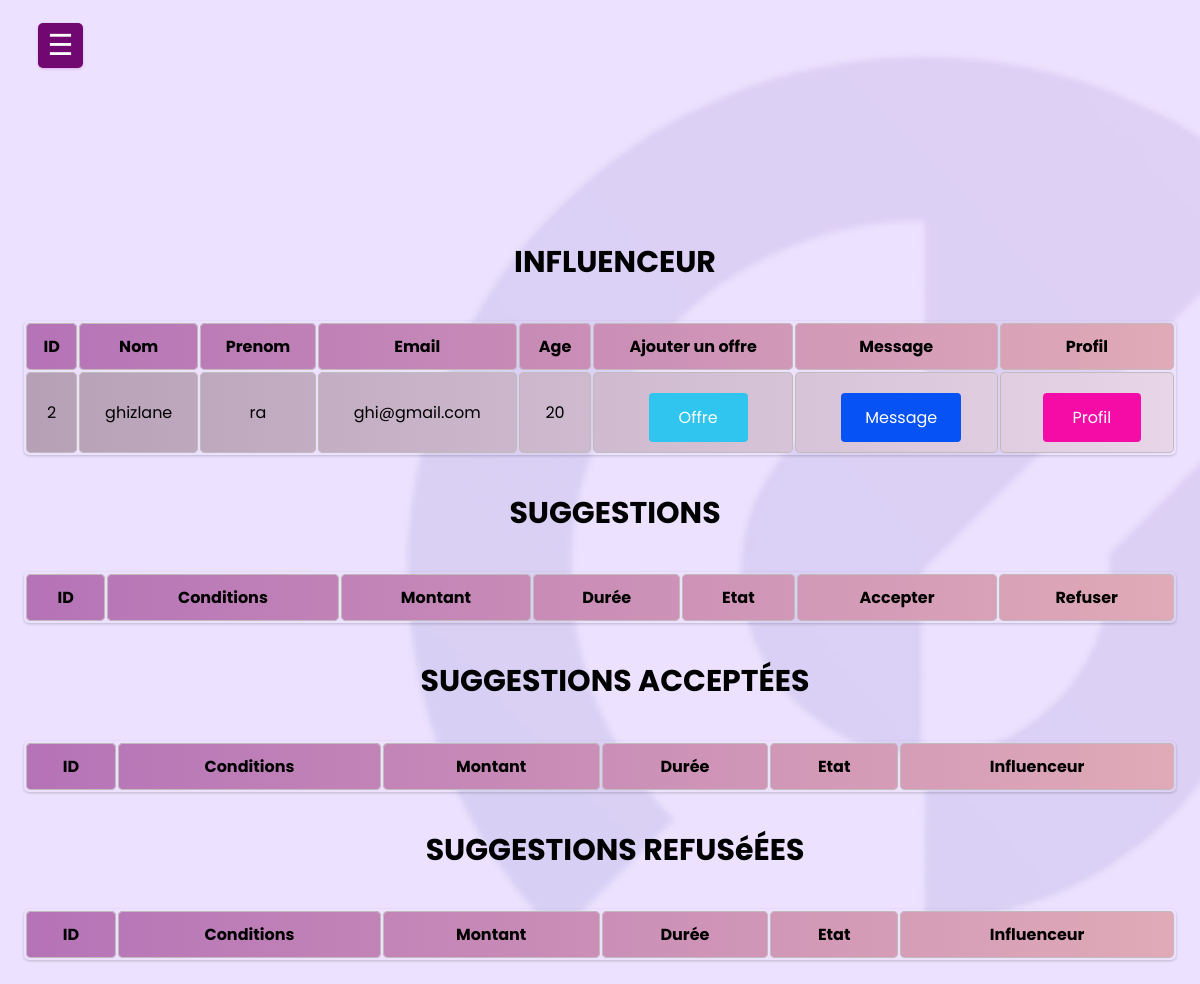
Before: /entreprise.php (signed in) with the older database file.
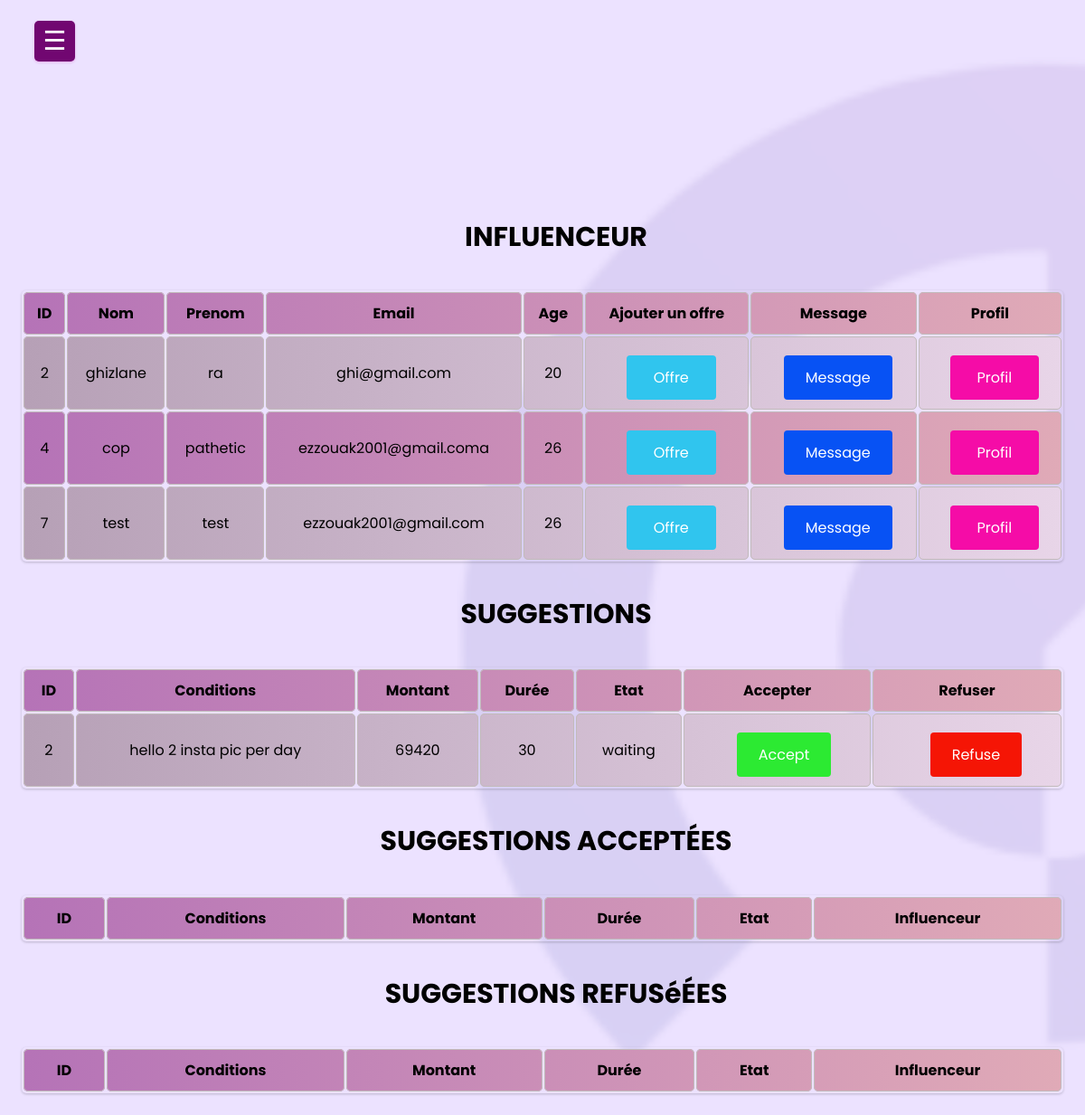
After: the same page with the newer database file.
### tables this page shows
CREATE TABLE `influencer` (
  `id` int(11) NOT NULL,
  `nom` varchar(50) NOT NULL,
  `prenom` varchar(50) NOT NULL,
  `age` int(11) DEFAULT NULL,
  `telephone` varchar(20) DEFAULT NULL,
  `email` varchar(100) NOT NULL,
  `insta` varchar(50) DEFAULT NULL,
  `fcbk` varchar(50) DEFAULT NULL,
  `youtube` varchar(50) DEFAULT NULL,
  `domaine` varchar(50) DEFAULT NULL,
  `abonne` text DEFAULT NULL,
  `password` varchar(100) NOT NULL,
  `pfp` varchar(255) DEFAULT NULL
);

CREATE TABLE `suggestion` (
  `id` int(11) NOT NULL,
  `id_entreprise` int(11) NOT NULL,
  `id_influencer` int(11) NOT NULL,
  `terms` varchar(255) NOT NULL,
  `amount` int(11) NOT NULL,
  `duration` int(11) NOT NULL,
  `state` varchar(255) NOT NULL,
  `reg_date` timestamp NOT NULL DEFAULT current_timestamp()
);

### entreprise.php (the view, shortened to what this page needs)
<!DOCTYPE html>
<html lang="en">
<head>
    <link rel="stylesheet" href="./css/entreprise.css">
    <link rel="stylesheet" href="https://cdnjs.cloudflare.com/ajax/libs/font-awesome/4.7.0/css/font-awesome.min.css">
</head>
<body>
<label for="check">
    <div id="btn">&#9776;</div>
</label>
    <main>
    </main>
<div class="main">
<?php
include_once 'database.php';
$id = $_SESSION['id'];
echo "<h1 style='font-size:30px; padding: 16px;'><strong><center>INFLUENCEUR </center></strong></h1>";
$sql = "SELECT * FROM influencer";
$result = mysqli_query($conn, $sql);
echo "<table>";
echo "<tr><th>ID</th><th>Nom</th><th>Prenom</th><th>Email</th><th>Age</th><th>Ajouter un offre </th><th>Message</th><th>Profil</th></tr>";
foreach ($result as $row) {
    echo "<tr>";
    echo "<td>" .$row['id'] . "</td>";
    echo "<td>".$row['nom']."</td>";
    echo "<td>".$row['prenom']."</td>";
    echo "<td>".$row['email']."</td>";
    echo "<td>".$row['age']."</td>";
    echo "<td>";
    echo "<form method='post'>";
    echo "<button type='button' class='offer-btn'>Offre</button>";
    echo "</form>";
    echo "</td>";
    echo "<td>";
    echo "<form method='post'>";
    echo "<button type='submit' class='message-btn' name='message'>Message</button>";
    echo "</form>";
    echo "</td>";
    echo "<td>";
    echo "<form method='post'>";
    echo "<button type='submit' class='profile-btn' name='profile'>Profil</button>";
    echo "</form>";
    echo "</td>";
    echo "</tr>";
}
echo "</table>";
        ?>
<?php
echo "<h1><center>SUGGESTIONS</center></h1>";
$sql = "SELECT * FROM suggestion WHERE state = 'waiting' AND id_entreprise = '$id'";
$result = mysqli_query($conn, $sql);
echo "<table>";
echo "<tr><th>ID</th><th>Conditions</th><th>Montant</th><th>Dur&eacute;e</th><th>Etat</th><th>Accepter</th><th>Refuser</th></tr>";
foreach ($result as $row) {
    echo "<tr>";
    echo "<td>".$row['id']."</td>";
    echo "<td>".$row['terms']."</td>";
    echo "<td>".$row['amount']."</td>";
    echo "<td>".$row['duration']."</td>";
    echo "<td>".$row['state']."</td>";
    echo "<td>";
    echo "<form method='post'>";
    echo "<button type='submit' name='accept' class='accept-btn' id='accept'>Accept</button>";
    echo "</form>";
    echo "</td>";
    echo "<td>";
    echo "<form method='post'>";
    echo "<button type='submit' name='refuse' class='refuse-btn' id='refuse'>Refuse</button>";
    echo "</form>";
    echo "</td>";
    echo "</tr>";
}
echo "</table>";
        ?>
<?php
echo "<h1>SUGGESTIONS ACCEPT&Eacute;ES</h1>";
echo "<table>";
echo "<tr><th>ID</th><th>Conditions</th><th>Montant</th><th>Durée</th><th>Etat</th><th>Influenceur</th></tr>";
echo "</table>";
echo "<h1> SUGGESTIONS REFUSé&Eacute;ES</h1>";
echo "<table>";
echo "<tr><th>ID</th><th>Conditions</th><th>Montant</th><th>Durée</th><th>Etat</th><th>Influenceur</th></tr>";
echo "</table>";
?>
</div>
</body>
</html>

### css/entreprise.css (style rules this page uses)
* { font-family: "poppins", sans-serif; }
body { background-image: url("../images/bg.png"); background-size: cover; background-attachment: fixed; }
label #btn, label #cancel { position: absolute; cursor: pointer; background-color: #710771; height: 45px; width: 45px; text-align: center; line-height: 45px; color: white; font-size: 29px; border-radius: 5px; box-shadow: 0 1px 3px #e2aae6; margin: 15px 30px; transition: all .5s ease; }
main { padding: 90px; }
.main { transition: margin-left .5s; padding: 16px; margin-left: 0px; }
.main h1 { transition: left .5s; padding: 16px; margin-left: 30px; font-size: 30px; text-align: center; }
table { border-collapse: collapse; width: 100%; box-shadow: 0 1px 3px rgba(0, 0, 0, 0.2); border-collapse: separate; border-color: #787475; border-radius: 5px; margin-top: 20px; }
td, th { border: 1px solid #c2bbbb; border-radius: 5px; padding: 10px; text-align: center; }
tr:nth-child(odd) { background: linear-gradient(to right, #b573b7, #e0aab7); }
tr:nth-child(even) { background: linear-gradient(to right, #b6a0b6, #e8d5e8); }
.offer-btn { background-color: #30c5ee; border: none; border-radius: 4px; color: white; padding: 12px 30px; text-align: center; text-decoration: none; display: inline-block; font-size: 16px; cursor: pointer; margin-left: 10px; margin-top: 10px; }
.message-btn { background-color: #0752f4; color: white; border: none; padding: 12px 24px; font-size: 16px; border-radius: 4px; cursor: pointer; transition: background-color 0.3s ease; margin-left: 10px; margin-top: 10px; }
.profile-btn { background-color: #f50ca7; border: none; border-radius: 4px; color: white; padding: 12px 30px; text-align: center; text-decoration: none; display: inline-block; font-size: 16px; cursor: pointer; margin-left: 10px; margin-top: 10px; }
.refuse-btn { background-color: #f51505; border: none; border-radius: 4px; color: white; padding: 12px 24px; text-align: center; text-decoration: none; display: inline-block; font-size: 16px; cursor: pointer; margin-left: 20px; margin-top: 10px; }
.accept-btn { background-color: #2cea32; border: none; border-radius: 4px; color: white; padding: 12px 24px; cursor: pointer; text-align: center; text-decoration: none; display: inline-block; font-size: 16px; cursor: pointer; margin-left: 15px; margin-top: 10px; margin-right: 0px; }

Changed rows visible on the page:
added influencer: id "4", nom "cop", prenom "pathetic", email "ezzouak2001@gmail.coma", age "26"
added influencer: id "7", nom "test", prenom "test", email "ezzouak2001@gmail.com", age "26"
added suggestion: id "2", terms "hello 2 insta pic per day", amount "69420", duration "30", state "waiting"
